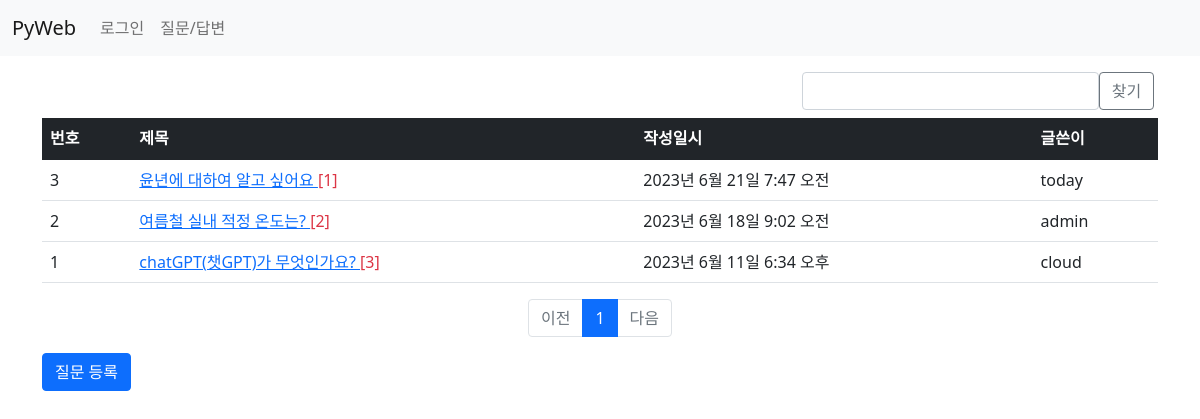
Page /board/ on the earlier database version.
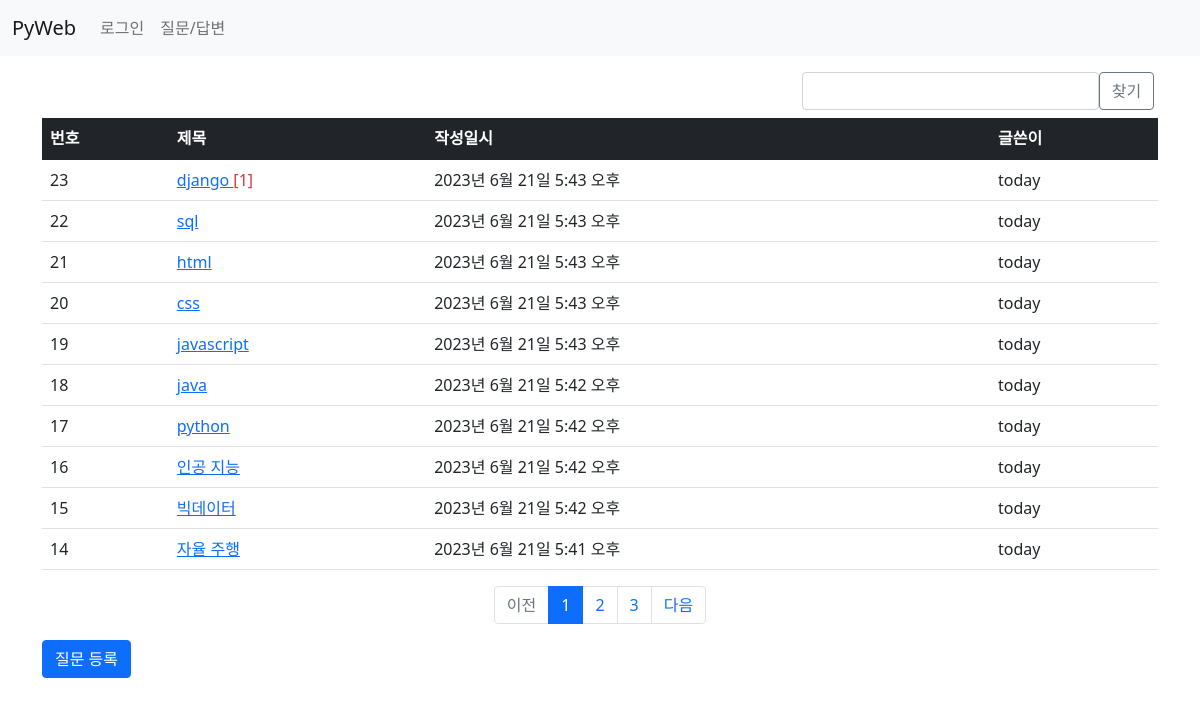
Same page on the later database version.
### board/models.py (models this page shows, shortened)
class Question(models.Model):
    subject = models.CharField(max_length=200)
    content = models.TextField()
    create_date = models.DateTimeField()
    modify_date = models.DateTimeField(null=True, blank=True)
    author = models.ForeignKey(User, on_delete=models.CASCADE)

### board/views.py (the view)
# urls.py: path('', views.question_list, name='question_list'),
def question_list(request):
    question_list = Question.objects.order_by('-create_date')
    page = request.GET.get('page', '1')
    paginator = Paginator(question_list, 10)
    page_obj = paginator.get_page(page)
    context = {'question_list': page_obj}
    return render(request, 'board/question_list.html', context)

### board/templatetags/board_filter.py (called while the page is built)
@register.filter
def sub(value, arg):
    return value - arg

### templates/board/question_list.html (shortened to what this page needs)
{% extends 'base.html' %}
{% load board_filter %}
{% block content %}
<div class="container my-3">
  <section id="question_list">
       <div class="row mb-2">
          <div class="col-8"></div>
          <div class="col-4 d-flex justify-content-end ">
              <input type="text" class="kw form-control" value="{{ kw|default_if_none:'' }}">
              <div class="col-2 input-group-append">
                  <button type="button" id="btn_search"
                          class="btn btn-outline-secondary">찾기</button>
              </div>
          </div>
      </div>
      <table class="table">
          <thead>
            <tr class="table-dark">
                <th>번호</th><th>제목</th><th>작성일시</th><th>글쓴이</th>
            </tr>
          </thead>
          <tbody>
          {% if question_list %}
            {% for question in question_list %}
                <tr>
                    <td>{{ question_list.paginator.count|sub:question_list.start_index|sub:forloop.counter0|add:1 }}</td>
                    <td>
                        <a href="{% url 'board:detail' question.id %}">
                            {{ question.subject }}
                        </a>
                        {% if question.answer_set.count > 0 %}
                        <span class="text-danger">[{{ question.answer_set.count }}]</span>
                        {% endif %}
                    </td>
                    <td>{{ question.create_date }}</td>
                    <td>{{ question.author }}</td>
                </tr>
            {% endfor %}
          {% else %}
            <p>질문이 없습니다.</p>
          {% endif %}
          </tbody>
      </table>
        <ul class="pagination justify-content-center">
           {% if question_list.has_previous %}
            <li class="page-item">
                <a class="page-link"
                   href="?page={{ question_list.previous_page_number }}">이전</a>
            </li>
            {% else %}
            <li class="page-item disabled">
                <a class="page-link" href="#" >이전</a>
            </li>
            {% endif %}
            {% for page_number in question_list.paginator.page_range %}
                {% if page_number == question_list.number %}
                <li class="page-item active">
                    <a class="page-link" href="?page={{ page_number }}">
                        {{ page_number }}
                    </a>
                </li>
                {% else %}
                <li class="page-item">
                    <a class="page-link" href="?page={{ page_number }}">
                        {{ page_number }}
                    </a>
                </li>
                {% endif %}
            {% endfor %}
        {% if question_list.has_next %}
        <li class="page-item">
            <a class="page-link" href="?page={{ question_list.next_page_number }}">다음</a>
        </li>
        {% else %}
        <li class="page-item disabled">
            <a class="page-link" href="#">다음</a>
        </li>
        {% endif %}
        </ul>
      <a href="{% url 'board:question_create' %}" class="btn btn-primary">질문 등록</a>
  </section>
</div>
{% endblock %}

Differences in the rows shown:
no longer on this page (row unchanged): Question: paginator.count|sub "3", subject "윤년에 대하여 알고 싶어요", answer_set.count "1", create_date "2023년 6월 21일 7:47 오전", author "today"
no longer on this page (row unchanged): Question: paginator.count|sub "2", subject "여름철 실내 적정 온도는?", answer_set.count "2", create_date "2023년 6월 18일 9:02 오전", author "admin"
no longer on this page (row unchanged): Question: paginator.count|sub "1", subject "chatGPT(챗GPT)가 무엇인가요?", answer_set.count "3", create_date "2023년 6월 11일 6:34 오후", author "cloud"
added Question: paginator.count|sub "23", subject "django", answer_set.count "1", create_date "2023년 6월 21일 5:43 오후", author "today"
added Question: paginator.count|sub "22", subject "sql", create_date "2023년 6월 21일 5:43 오후", author "today"
added Question: paginator.count|sub "21", subject "html", create_date "2023년 6월 21일 5:43 오후", author "today"
added Question: paginator.count|sub "20", subject "css", create_date "2023년 6월 21일 5:43 오후", author "today"
added Question: paginator.count|sub "19", subject "javascript", create_date "2023년 6월 21일 5:43 오후", author "today"
added Question: paginator.count|sub "18", subject "java", create_date "2023년 6월 21일 5:42 오후", author "today"
added Question: paginator.count|sub "17", subject "python", create_date "2023년 6월 21일 5:42 오후", author "today"
added Question: paginator.count|sub "16", subject "인공 지능", create_date "2023년 6월 21일 5:42 오후", author "today"
added Question: paginator.count|sub "15", subject "빅데이터", create_date "2023년 6월 21일 5:42 오후", author "today"
added Question: paginator.count|sub "14", subject "자율 주행", create_date "2023년 6월 21일 5:41 오후", author "today"
Other differences:
new list line: "2"
new list line: "3"
